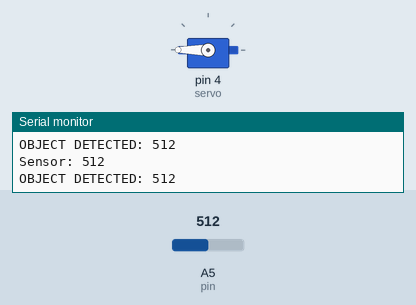
The sketch below on a simulated Arduino Uno, built with avr-gcc and run on an emulated ATmega328P. Shown: servo, the last lines printed to the serial monitor. The test bench sets the inputs (shaded band); at power-on: A5 (pin) = 512.

Above: at 1.2 s.
1.3 s: A5 (pin) set to 1003
4.3 s: A5 (pin) set to 1010
At 5.7 s:
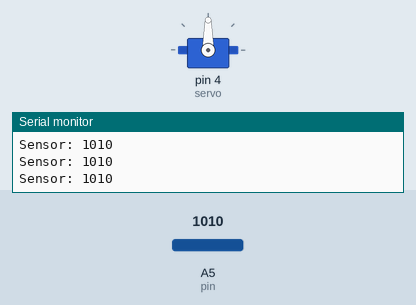
Timing chart, 0 to 7.3 s (numbered marks = the images above; inputs shaded):
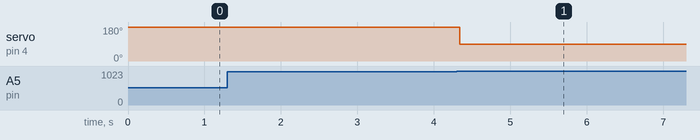

The sketch:

sketch_jan10a.ino
```cpp
#include<Servo.h>
int pin = A5;
int sensorValue = 0;
Servo servo;
void setup() {
  // put your setup code here, to run once:
  Serial.begin(9600);
  servo.attach(4);
  servo.write(90);
}

void loop() {
  // put your main code here, to run repeatedly:
  sensorValue = analogRead(pin);
  Serial.print("\nSensor: ");
  Serial.print(sensorValue);
  if(sensorValue < 1010){
    Serial.print("\nOBJECT DETECTED: ");
    Serial.print(sensorValue);
    servo.write(180);
  }else{
    servo.write(90);
  }
}
```

Measured:
- the behaviour switches between 1009 and 1010 on A5 (pin) (found by bisection; images 0 and 1)
- after the input at 4.3 s, servo on pin 4 (servo): 180° → 90° at once
